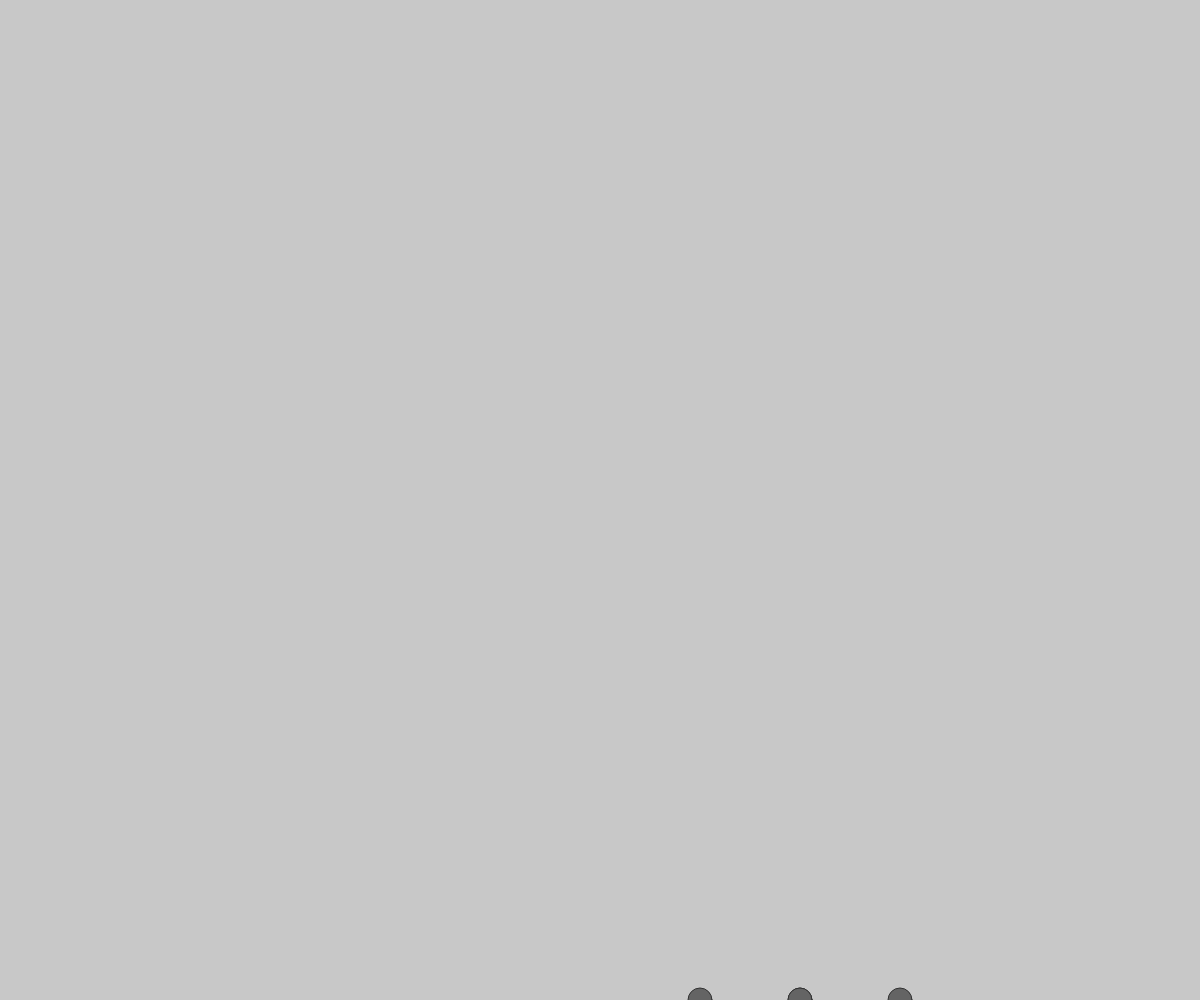
Frame 1 (no input)
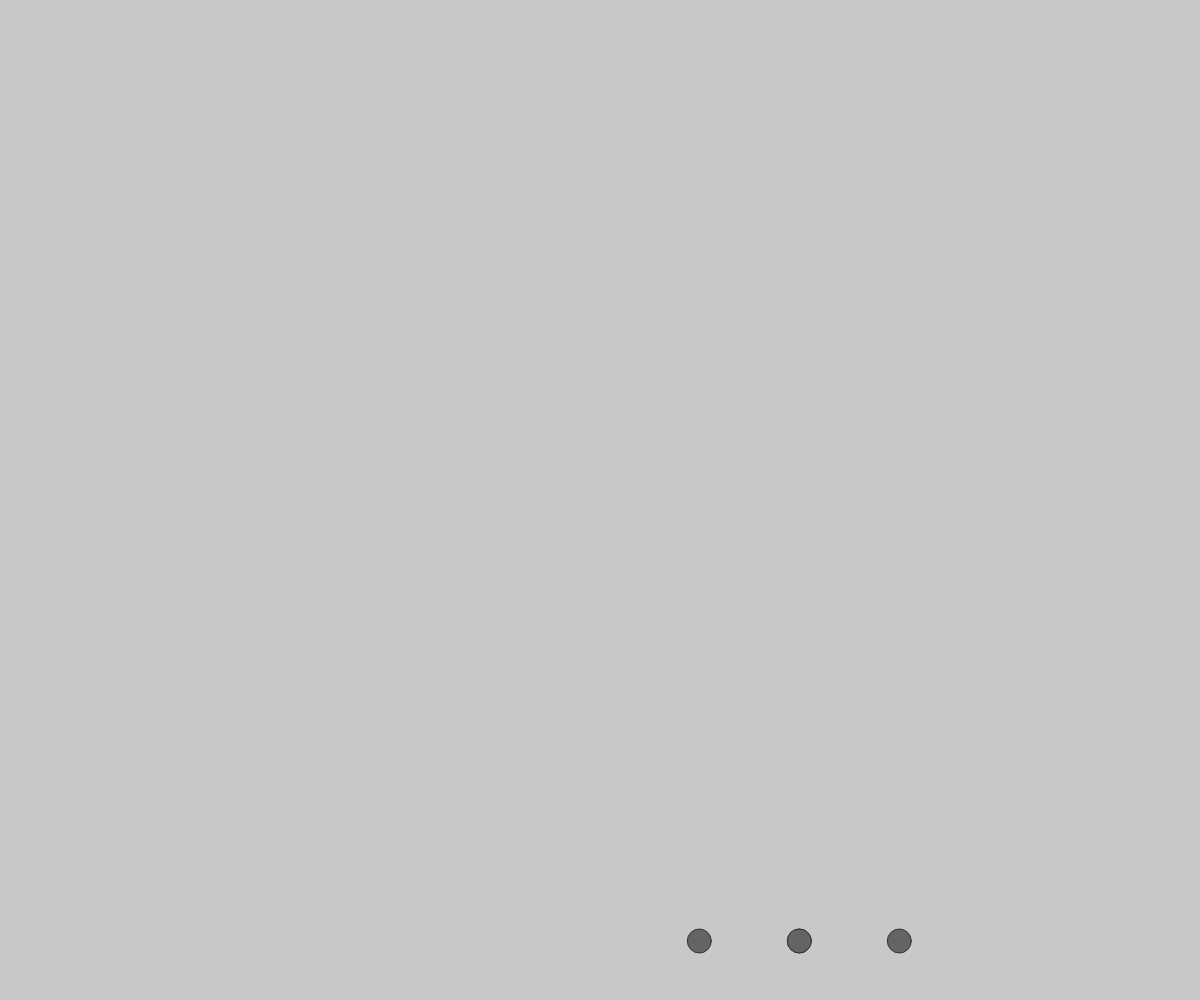
Frame 60 (no input)
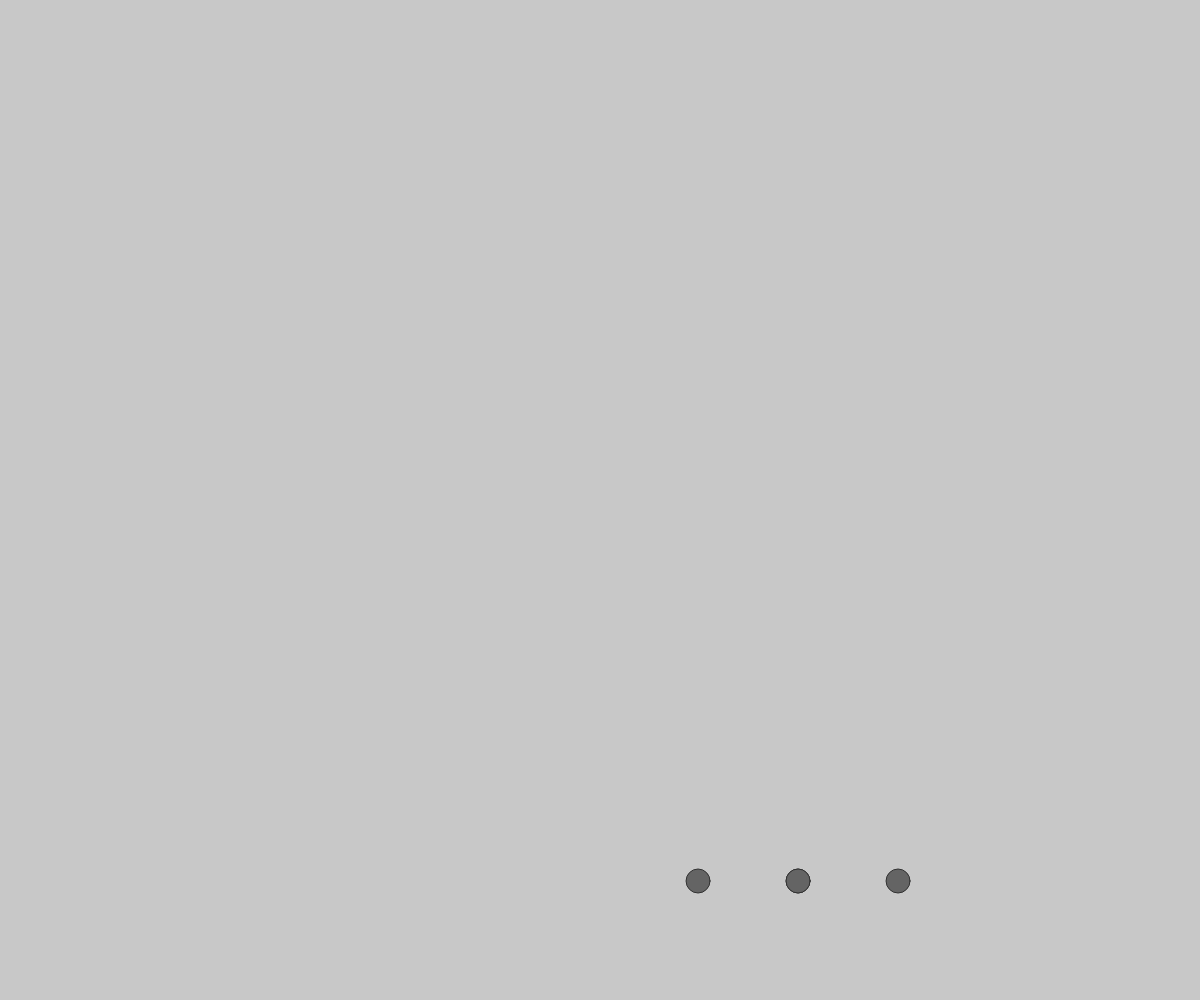
Frame 120 (the mouse pressed at the canvas centre since frame 60)

The p5.js sketch that drew these frames (run headless with seeded random() and noise() and a simulated clock; from frame 60 on, the mouse is pressed at the canvas centre):

// p5.js sketch
// ── sketch.js
// declaramos las variables
var x, y;
var inc = 50;

function setup() {
  createCanvas(windowWidth, windowHeight);
  // declaramos x e y en el centro
  x = width / 2;
  y = height;
}

function draw() {
  background(200);
  // Pintamos un circulos
  stroke(50);
  fill(100);
  ellipse(x+100, y, 24, 24);
  ellipse(x+200, y, 24, 24);
  ellipse(x+200, y, 24, 24);
  ellipse(x+300, y, 24, 24);

  // Movemos en eje horizontal de forma loca (aleatoria)
  x = x + random(-1, 1);
  // movemos para arriba de forma constante
  y = y - 1;

  // Lo reseteamos si llega a cero
  if (y < 0) {
    y = height;
  }
}
